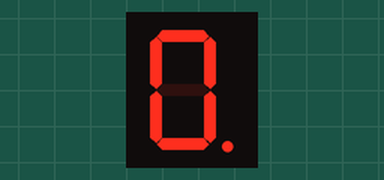
Simulated run of this sketch. Board: Arduino Uno, built with avr-gcc and run on an emulated ATmega328P. Shown: 1-digit seven-segment display. Wiring (inferred from the names in the program): 1-digit 7-segment display, segments lit when LOW: segments pin 6, pin 7, pin 9, pin 10, pin 11, pin 13, pin 12, pin 8. The segment pins are drawn as the display they are named for.

Above: at 0.1 s.
At 1.1 s:
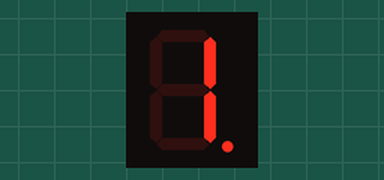
At 2.1 s:
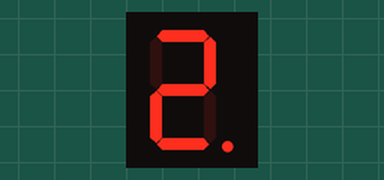
At 5.1 s:
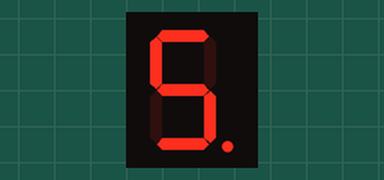
At 7.1 s:
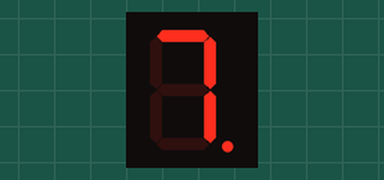
At 10.1 s:
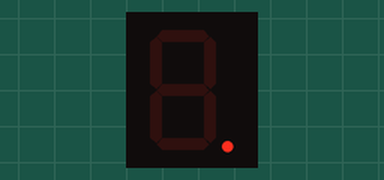

The sketch:

Code_LED7_Dem_So.ino
```cpp
/*
 * ================================================================================*
 *                            BANLINHKIEN.COM
 * ================================================================================*
 * Code: Hiển thị số đếm 0-9 trên LED 7 thanh
 * Đấu nối:
  -D6: nối chân A      -D10: nối chân D
  -D7: nối chân B      -D11: nối chân E
  -D8: nối chân DP     -D12: nối chân G
  -D9: nối chân C      -D13: nối chân F
 */
 //Khai báo cho các chân
const int APin=6;                //Khai báo và khởi tạo APin với chân số 6
const int BPin=7;                //Khai báo và khởi tạo BPin với chân số 7
const int DPPin=8;               //Khai báo và khởi tạo DPPin với chân số 8
const int CPin=9;                //Khai báo và khởi tạo CPin với chân số 9
const int DPin=10;               //Khai báo và khởi tạo DPin với chân số 10
const int EPin=11;               //Khai báo và khởi tạo EPin với chân số 11
const int GPin=12;               //Khai báo và khởi tạo GPin với chân số 12
const int FPin=13;               //Khai báo và khởi tạo FPin với chân số 13
int settime=1000;                //Khai báo biến settime được gián giá trị bằng 1000

void setup() {
  pinMode(APin,OUTPUT);          //Đặt chân 6 làm đầu ra
  pinMode(BPin,OUTPUT);          //Đặt chân 7 làm đầu ra
  pinMode(CPin,OUTPUT);          //Đặt chân 9 làm đầu ra
  pinMode(DPin,OUTPUT);          //Đặt chân 10 làm đầu ra
  pinMode(EPin,OUTPUT);          //Đặt chân 11 làm đầu ra
  pinMode(GPin,OUTPUT);          //Đặt chân 12 làm đầu ra
  pinMode(FPin,OUTPUT);          //Đặt chân 13 làm đầu ra
  pinMode(DPPin,OUTPUT);         //Đặt chân 8 làm đầu ra
}

void loop() {
  display0(); delay(settime);      //Gọi hàm hiển thị số 0 và hiển thị trong khoảng thời gian settime
  display1(); delay(settime);     //Gọi hàm hiển thị số 1 và hiển thị trong khoảng thời gian settime
  display2(); delay(settime);     //Gọi hàm hiển thị số 2 và hiển thị trong khoảng thời gian settime
  display3(); delay(settime);     //Gọi hàm hiển thị số 3 và hiển thị trong khoảng thời gian settime
  display4(); delay(settime);     //Gọi hàm hiển thị số 4 và hiển thị trong khoảng thời gian settime
  display5(); delay(settime);     //Gọi hàm hiển thị số 5 và hiển thị trong khoảng thời gian settime
  display6(); delay(settime);     //Gọi hàm hiển thị số 6 và hiển thị trong khoảng thời gian settime
  display7(); delay(settime);     //Gọi hàm hiển thị số 7 và hiển thị trong khoảng thời gian settime
  display8(); delay(settime);     //Gọi hàm hiển thị số 8 và hiển thị trong khoảng thời gian settime
  display9(); delay(settime);     //Gọi hàm hiển thị số 9 và hiển thị trong khoảng thời gian settime
  allOn(); delay(settime);        //Gọi hàm không hiển thị số trong khoảng thời gian settime
}
//Hiển thị tất cả led
void allOn()
{
  digitalWrite(APin,HIGH);
  digitalWrite(BPin,HIGH);
  digitalWrite(CPin,HIGH);
  digitalWrite(DPin,HIGH);
  digitalWrite(EPin,HIGH);
  digitalWrite(FPin,HIGH);
  digitalWrite(GPin,HIGH);
}
void allOff()
{
  digitalWrite(APin,LOW);
  digitalWrite(BPin,LOW);
  digitalWrite(CPin,LOW);
  digitalWrite(DPin,LOW);
  digitalWrite(EPin,LOW);
  digitalWrite(FPin,LOW);
  digitalWrite(GPin,LOW);
}

//Hiển thị số 0
void display0()
{
  allOff();
  digitalWrite(GPin,HIGH);
}
//Hiển thị số 1
void display1()
{
  allOff();
  digitalWrite(APin,HIGH);
  digitalWrite(FPin,HIGH);
  digitalWrite(GPin,HIGH);
  digitalWrite(DPin,HIGH);
  digitalWrite(EPin,HIGH);
}
//Hiển thị số 2
void display2()
{
  allOff();
  digitalWrite(FPin,HIGH);
  digitalWrite(CPin,HIGH);
}
//Hiển thị số 3
void display3()
{
  allOff();
  digitalWrite(FPin,HIGH);
  digitalWrite(EPin,HIGH);
}
//Hiển thị số 4
void display4()
{
  allOff();
  digitalWrite(APin,HIGH);
  digitalWrite(EPin,HIGH);
  digitalWrite(DPin,HIGH);
}
//Hiển thị số 5
void display5()
{
  allOff();
  digitalWrite(BPin,HIGH);
  digitalWrite(EPin,HIGH);
}
//Hiển thị số 6
void display6()
{
  allOff();
  digitalWrite(BPin,HIGH);
}
//Hiển thị số 7
void display7()
{
  allOff();
  digitalWrite(FPin,HIGH);
  digitalWrite(GPin,HIGH);
  digitalWrite(EPin,HIGH);
  digitalWrite(DPin,HIGH);
}
//Hiển thị số 8
void display8()
{
  allOff();
}
//Hiển thị số 9
void display9()
{
  allOff();
  digitalWrite(EPin,HIGH);
}
//Hiển thị dấu chấm
void displayDP()
{
  allOff();
  digitalWrite(DPPin,HIGH);
}
```

Measured:
- by itself, everything shown: repeats every 11.0 s, in 11 steps
- what the display in image 1 shows lasts 1.0 s, from 1.0 s to 2.0 s
